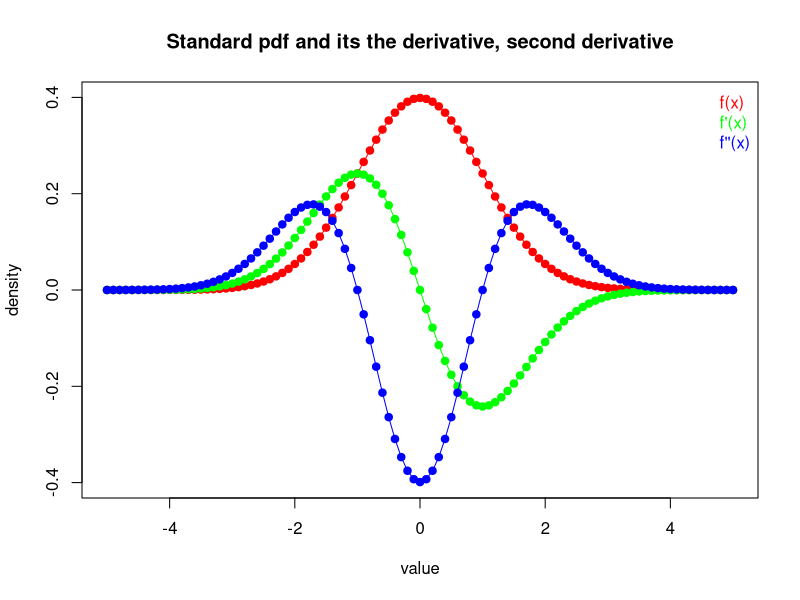

Write R code to recreate this figure.
# Author: Yang kaili
# Date: 2021-3-4
# Gaussian distribution PDF, along with its first and second derivatives 

pdf <- function(){
  x0 <- seq(-5, 5, by = 0.1)
  y0 <- dnorm(x0, 0, 1)
  y1 <- -(x0)*dnorm(x0, 0, 1)
  y2 <- (x0^2)*dnorm(x0, 0, 1) - dnorm(x0, 0, 1)
  curve(x0, y0, y1, y2)
}

curve <- function(x0, y0, y1, y2){
  png(file = "PDF_R.jpg")
  
  plot(x0, y0, type = "o", lty = 1, col = "red", pch = 19, 
       ylim = c(-0.4, 0.4), xlab = "value", ylab = "density", 
       main = "Standard pdf and its the derivative, second derivative")
  lines(x0, y1, type = "o", lty = 1, col = "green", pch = 19)
  lines(x0, y2, type = "o", lty = 1, col = "blue", pch = 19)
  legend("topright", c("f(x)", "f'(x)", "f''(x)"), 
         text.col = c("red", "green", "blue"), bty = "n")
  
  dev.off()
}

pdf()

